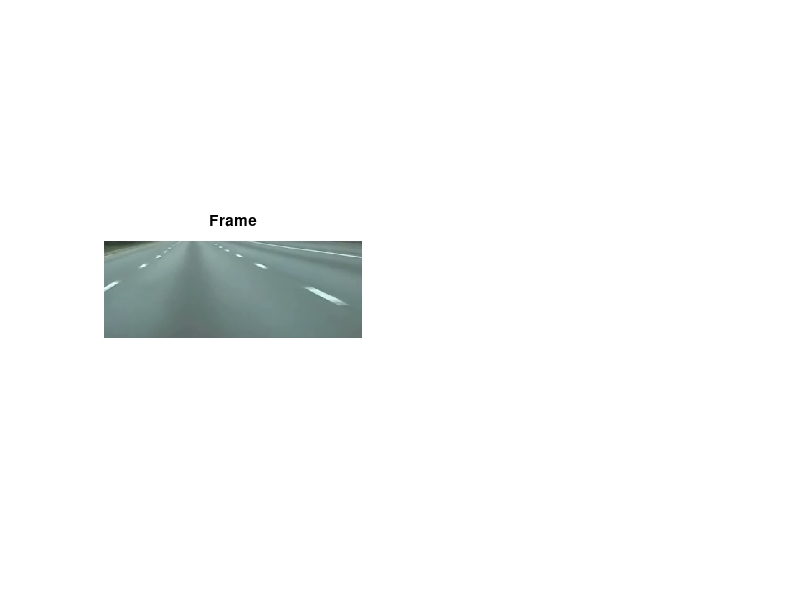

Reproduce this figure in MATLAB. (Note: this script raises an error after producing the figure.)
% Copyright 2015-2016 The MathWorks, Inc.
%%
close all
clear
clc
%% Load example video frame
load laneFrame.mat
figure(1)
subplot(1,2,1)
imshow(frame)
title('Frame')

%% Preprocess
% Threshold the image
BM = createLaneMask(frame);
subplot(1,2,2)
imshow(BM)
title('Thresholded Frame')

% Apply a skeleton morphology to get the thinnest lines
BMSkel = bwmorph(BM,'skel',Inf);
figure(3)
imshow(BMSkel)
title('Skeletonized Lines')

%% Detect Lines
% Perform Hough Transform
[H,theta,rho] = hough(BMSkel);

% Identify Peaks in Hough Transform
hPeaks  = houghpeaks(H,30,'Threshold',ceil(0.3*max(H(:))),...
    'NHoodSize',[155 35]);

% Extract lines from hough transform and peaks
hLines = houghlines(BMSkel,theta,rho,hPeaks,'FillGap',70,...
    'MinLength',7);

%% View results
% Overlay lines
[linePos,markerPos] = getVizPosArray(hLines);

lineFrame = insertShape(frame,'Line',linePos,...
            'Color','blue','LineWidth',5);
outFrame = insertObjectAnnotation(lineFrame,...
            'circle',markerPos,'','Color','yellow','LineWidth',5);

% View image
figure(4)
imshow(outFrame)
